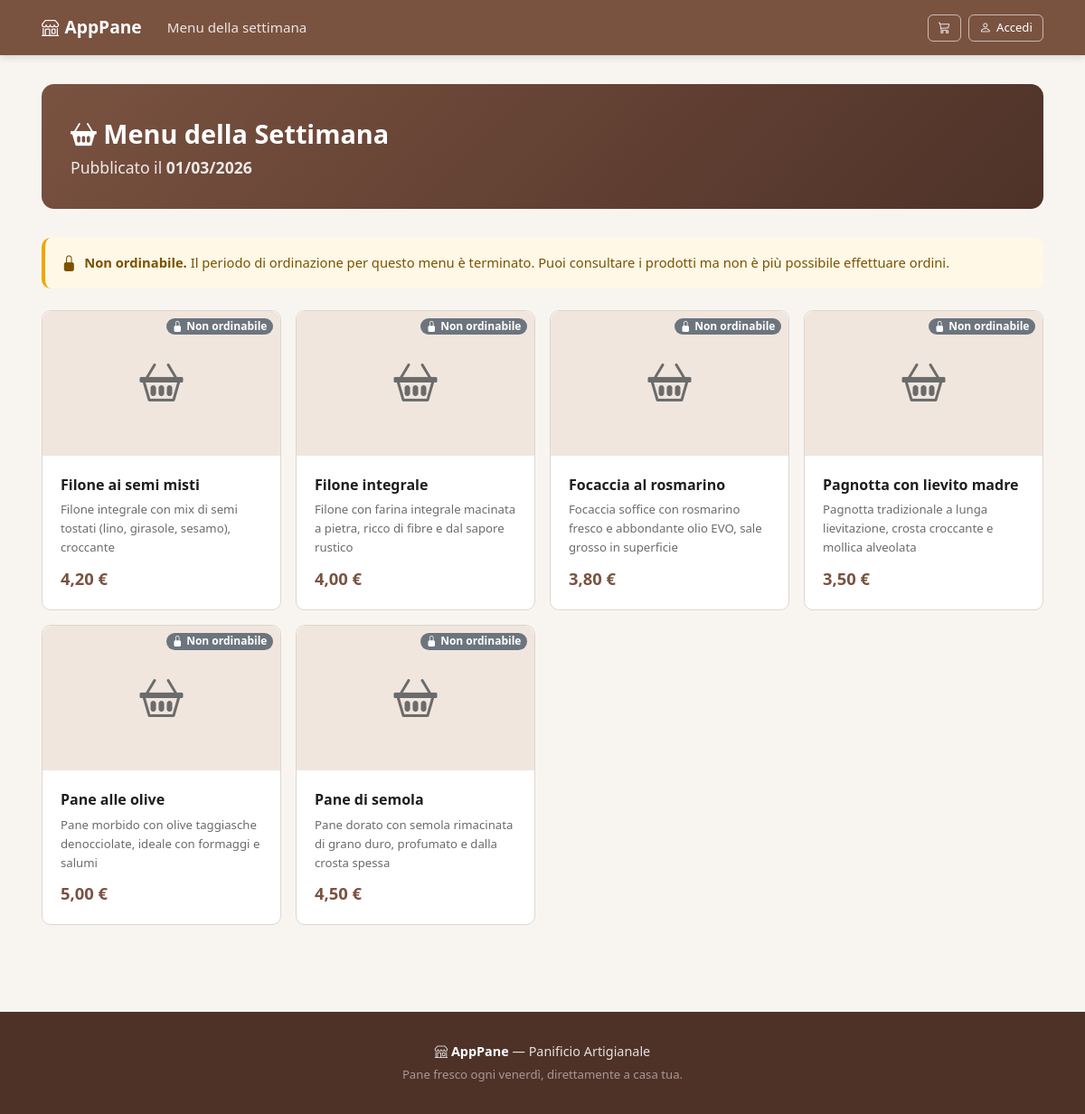
The page / on the database its author committed.
### tables this page shows
CREATE TABLE tMenu (
    idMenu INT AUTO_INCREMENT PRIMARY KEY,
     
     
     
     
    DataPubblicazione DATE NOT NULL
);

CREATE TABLE tProdotto (
    idProdotto INT AUTO_INCREMENT PRIMARY KEY,
    NomeProdotto VARCHAR(200) NOT NULL,
    Descrizione TEXT,
    Prezzo DECIMAL(6,2) NOT NULL
);

### includes/auth.php (called while the page is built, shortened)
<?php
require_once __DIR__ . '/functions.php';
function isLoggedIn(): bool {
    return !empty($_SESSION['user_id']);
}

### includes/functions.php (called while the page is built, shortened)
<?php
function sanitize(string $value): string {
    return htmlspecialchars(trim($value), ENT_QUOTES, 'UTF-8');
}
function getMenuAttivo(): ?array {
    $db = getDB();
    $stmt = $db->prepare("SELECT * FROM tMenu WHERE DataPubblicazione <= CURDATE() ORDER BY DataPubblicazione DESC LIMIT 1");
    $stmt->execute();
    $menu = $stmt->fetch();
    return $menu ?: null;
}
function isMenuAperto(?array $menu = null): bool {
    $fine = new DateTime($menu['DataPubblicazione']);
    $fine->modify('+2 days');
    return new DateTime() < $fine;
}
function getProdottiMenu(int $menuId): array {
    $db = getDB();
    $stmt = $db->prepare("
        SELECT p.*
        FROM tProduzione pr
        JOIN tProdotto p ON pr.idProdotto = p.idProdotto
        WHERE pr.idMenu = ?
        ORDER BY p.NomeProdotto
    ");
    $stmt->execute([$menuId]);
    return $stmt->fetchAll();
}
function formatPrezzo(float $prezzo): string {
    return number_format($prezzo, 2, ',', '.') . ' €';
}
function formatData(string $data): string {
    return date('d/m/Y', strtotime($data));
}

### index.php (the view, shortened to what this page needs)
<?php
require_once __DIR__ . '/includes/header.php';
$menu = getMenuAttivo();
$menuAperto = isMenuAperto($menu);
?>
<?php if (!$menu): ?>
    <div class="hero-section text-center">
        <h1><i class="bi bi-clock-history"></i> Torna presto!</h1>
        <p class="lead mb-0">Il menu settimanale non è ancora disponibile.<br>Controlla di nuovo a breve!</p>
    </div>
<?php else: ?>
    <div class="hero-section">
        <div class="row align-items-center">
            <div class="col-md-8">
                <h1><i class="bi bi-basket2-fill"></i> Menu della Settimana</h1>
                <p class="lead mb-0">Pubblicato il <strong><?= formatData($menu['DataPubblicazione']) ?></strong></p>
            </div>
        </div>
    </div>
    <?php if (!$menuAperto): ?>
        <div class="alert alert-warning mt-3 d-flex align-items-center gap-2" role="alert">
            <i class="bi bi-lock-fill fs-5"></i>
            <span><strong>Non ordinabile.</strong> Il periodo di ordinazione per questo menu è terminato. Puoi consultare i prodotti ma non è più possibile effettuare ordini.</span>
        </div>
    <?php endif; ?>
    <?php
    $prodotti = getProdottiMenu($menu['idMenu']);
    ?>
    <?php if (empty($prodotti)): ?>
        <div class="alert alert-info mt-4">
            <i class="bi bi-info-circle"></i> Nessun prodotto disponibile in questo menu.
        </div>
    <?php else: ?>
        <div class="row g-3 mt-2">
            <?php foreach ($prodotti as $prod): ?>
                <div class="col-6 col-md-4 col-lg-3">
                    <div class="card card-prodotto h-100">
                        <div class="card-img-top bg-light d-flex align-items-center justify-content-center position-relative" style="height:160px">
                            <i class="bi bi-basket2 text-muted" style="font-size:3rem"></i>
                            <?php if (!$menuAperto): ?>
                                <span class="position-absolute top-0 end-0 m-2 badge bg-secondary">
                                    <i class="bi bi-lock-fill"></i> Non ordinabile
                                </span>
                            <?php endif; ?>
                        </div>
                        <div class="card-body d-flex flex-column">
                            <h6 class="card-title mb-1"><?= sanitize($prod['NomeProdotto']) ?></h6>
                            <?php if ($prod['Descrizione']): ?>
                                <p class="card-text text-muted small flex-grow-1"><?= sanitize($prod['Descrizione']) ?></p>
                            <?php endif; ?>
                            <div class="d-flex justify-content-between align-items-center mt-2">
                                <span class="prezzo"><?= formatPrezzo($prod['Prezzo']) ?></span>
                            </div>
                        </div>
                    </div>
                </div>
            <?php endforeach; ?>
        </div>
    <?php endif; ?>
<?php endif; ?>
<?php require_once __DIR__ . '/includes/footer.php'; ?>

### includes/header.php (shortened to what this page needs)
<?php
require_once __DIR__ . '/auth.php';
$currentUser = isLoggedIn() ? getUser() : null;
?>
<!DOCTYPE html>
<html lang="it">
<head>
    <link href="<?= SITE_URL ?>/assets/css/bootstrap-icons.min.css" rel="stylesheet">
    <link href="<?= SITE_URL ?>/assets/css/style.css?v=2" rel="stylesheet">
</head>
<body>
<nav class="navbar sticky-top">
    <div class="container">
        <a class="navbar-brand" href="<?= SITE_URL ?>/landing.php">
            <i class="bi bi-shop"></i> <?= SITE_NAME ?>
        </a>
        <div class="navbar-collapse" id="navMain">
            <ul class="navbar-nav me-auto">
                <li class="nav-item">
                    <a class="nav-link" href="<?= SITE_URL ?>/">Menu della settimana</a>
                </li>
            </ul>
        </div>
        <div class="nav-actions">
            <a href="<?= SITE_URL ?>/carrello/" class="btn btn-outline-light btn-sm position-relative">
                <i class="bi bi-cart3"></i>
            </a>
            <?php if (isLoggedIn()): ?>
                <div class="dropdown">
                    <button class="btn btn-outline-light btn-sm dropdown-toggle" type="button">
                        <i class="bi bi-person-circle"></i>
                        <?= sanitize($currentUser['Nome'] ?? '') ?>
                    </button>
                    <ul class="dropdown-menu dropdown-menu-end">
                        <li><a class="dropdown-item" href="<?= SITE_URL ?>/dashboard/"><i class="bi bi-speedometer2"></i>Dashboard</a></li>
                        <li><a class="dropdown-item" href="<?= SITE_URL ?>/dashboard/ordini.php"><i class="bi bi-bag"></i>I miei ordini</a></li>
                        <li><a class="dropdown-item" href="<?= SITE_URL ?>/dashboard/profilo.php"><i class="bi bi-gear"></i>Profilo</a></li>
                        <?php if (isAdmin()): ?>
                        <li><a class="dropdown-item" href="<?= SITE_URL ?>/admin/ordini.php"><i class="bi bi-shield-lock"></i>Admin</a></li>
                        <?php endif; ?>
                        <li><hr class="dropdown-divider"></li>
                        <li><a class="dropdown-item text-danger" href="<?= SITE_URL ?>/auth/logout.php"><i class="bi bi-box-arrow-right"></i>Esci</a></li>
                    </ul>
                </div>
            <?php else: ?>
                <a href="<?= SITE_URL ?>/auth/login.php" class="btn btn-outline-light btn-sm">
                    <i class="bi bi-person"></i> Accedi
                </a>
            <?php endif; ?>
        </div>
    </div>
</nav>
<main class="container py-4">

### includes/footer.php (shortened to what this page needs)
</main>
<footer>
    <div class="container">
        <p class="mb-1"><i class="bi bi-shop"></i> <strong><?= SITE_NAME ?></strong> — Panificio Artigianale</p>
        <p class="text-muted small mb-0">Pane fresco ogni venerdì, direttamente a casa tua.</p>
    </div>
</footer>
</body>
</html>

### rows shown on the page
tmenu: DataPubblicazione "01/03/2026"
tprodotto: NomeProdotto "Filone ai semi misti", Descrizione "Filone integrale con mix di semi tostati (lino, girasole, sesamo), croccante", Prezzo "4,20 €"
tprodotto: NomeProdotto "Filone integrale", Descrizione "Filone con farina integrale macinata a pietra, ricco di fibre e dal sapore rustico", Prezzo "4,00 €"
tprodotto: NomeProdotto "Focaccia al rosmarino", Descrizione "Focaccia soffice con rosmarino fresco e abbondante olio EVO, sale grosso in superficie", Prezzo "3,80 €"
tprodotto: NomeProdotto "Pagnotta con lievito madre", Descrizione "Pagnotta tradizionale a lunga lievitazione, crosta croccante e mollica alveolata", Prezzo "3,50 €"
tprodotto: NomeProdotto "Pane alle olive", Descrizione "Pane morbido con olive taggiasche denocciolate, ideale con formaggi e salumi", Prezzo "5,00 €"
tprodotto: NomeProdotto "Pane di semola", Descrizione "Pane dorato con semola rimacinata di grano duro, profumato e dalla crosta spessa", Prezzo "4,50 €"

### other values the page prints
SITE_NAME "AppPane"
